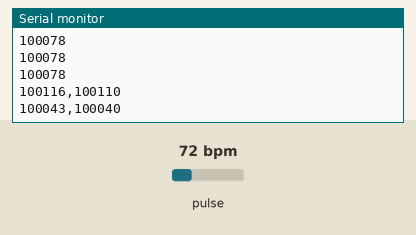
Simulated run of this sketch. Board: Arduino Uno, built with avr-gcc and run on an emulated ATmega328P. Shown: the last lines printed to the serial monitor. Inputs (shaded band) come from the test bench; at power-on: pulse 72 bpm.

Above: at 3.1 s.
3.2 s: pulse set to 42 bpm
At 4.5 s:
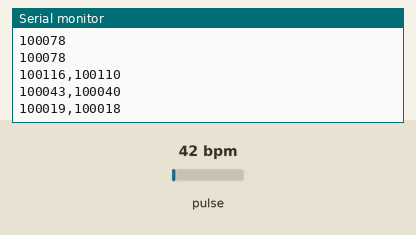
4.7 s: pulse set to 70 bpm
At 5.8 s:
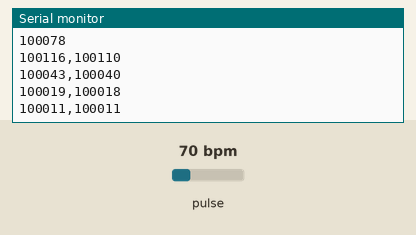
Timing chart, 0 to 7.7 s (numbered marks = the images above; inputs shaded):
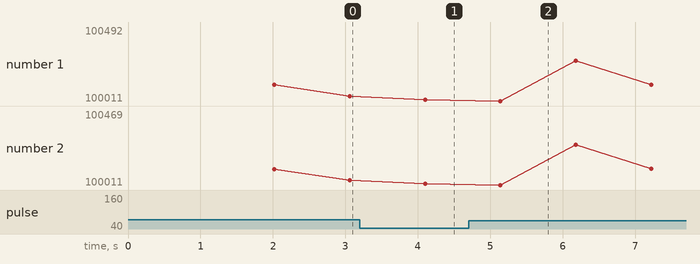

The sketch:

HR_Recording.ino
```cpp
#include <SoftwareSerial.h>
#include <Wire.h>
#include "MAX30105.h"

MAX30105 lightSensor_01;
MAX30105 lightSensor_02;

long sensor_data_01;
long sensor_data_02;
long count = 0;

// Set up a new serial connection on digital pins 10 and 11
SoftwareSerial BTSerial(10, 11);  // RX, TX

// Helps initilize the light sensors
void initializeSensorHR(MAX30105& sensor){
  // Setup to sense a nice looking saw tooth on the plotter
  byte ledBrightness = 0x1F; // Options: 0=Off to 255=50mA
  byte sampleAverage = 8; // Options: 1, 2, 4, 8, 16, 32
  byte ledMode = 3; // Options: 1 = Red only, 2 = Red + IR, 3 = Red + IR + Green
  int sampleRate = 100; //Options: 50, 100, 200, 400, 800, 1000, 1600, 3200
  int pulseWidth = 411; //Options: 69, 118, 215, 411
  int adcRange = 4096; //Options: 2048, 4096, 8192, 16384

  sensor.setup(ledBrightness, sampleAverage, ledMode, sampleRate, pulseWidth, adcRange);
}

// helps with scaling the plot
long averageIRReadingAndPopulatePlotter(MAX30105& sensor) {
  const byte avgAmount = 64;
  long baseValue = 0;

  for (byte x = 0; x < avgAmount; x++) {
    baseValue += sensor.getIR(); // Read the IR value from the provided sensor
  }
  baseValue /= avgAmount;

  // Pre-populate the plotter so that the Y scale is close to IR values
  for (int x = 0; x < 500; x++) {
    Serial.println(baseValue);
  }

  return baseValue;
}

void setup() {
  // Begin the software serial communication
  Serial.begin(115200); // Light Sensors Connection
  BTSerial.begin(9600); // BT communication

  // ensure sensor 1 is connected
  if (!lightSensor_01.begin(Wire, I2C_SPEED_FAST)) {
    Serial.println("Sensor 1 not found");
    while(1);
  }

  // ensure sensor 2 is connected
  if (!lightSensor_02.begin(Wire, I2C_SPEED_FAST)) {
    Serial.println("Sensor 2 not found");
    while(1);
  }

  initializeSensorHR(lightSensor_01);
  initializeSensorHR(lightSensor_02);

  //Take an average of IR readings at power up
  long averageValue_01 = averageIRReadingAndPopulatePlotter(lightSensor_01);
  long averageValue_02 = averageIRReadingAndPopulatePlotter(lightSensor_02);
}

void loop() {

  // makign an array to send data
  long sensor_data[3];
  sensor_data[0] = count;
  sensor_data[1] = lightSensor_01.getIR();
  sensor_data[2] = lightSensor_02.getIR();

  //Send raw data to plotter
  Serial.print(sensor_data[1]); // Print data of the second sensor
  Serial.print(",");
  Serial.println(sensor_data[2]);// Print data of the third sensor and move to the next line

  String dataString = String(sensor_data[0]) + "," +
                      String(sensor_data[1]) + "," +
                      String(sensor_data[2]);
  // Send raw data to the HM-10 module
  BTSerial.println(dataString);

  // Wait for 0.1 second before sending the next data
  delay(1000);
  count += 1;
}
```

Measured:
- after the input at 3.2 s, the serial monitor: prints a new line after 0.90 s (image 1)
- after the input at 4.7 s, the serial monitor: prints a new line after 0.44 s (image 2)
- plotted number 1: 100043 → 100019 after the input at 3.2 s, 100019 → 100209 after the input at 4.7 s
- plotted number 2: 100040 → 100018 after the input at 3.2 s, 100018 → 100200 after the input at 4.7 s
